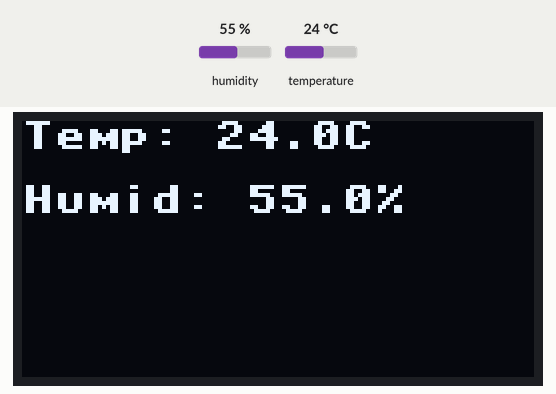
Bench run of a program on a simulated MicroPython board. Parts: 128×64 one-colour display. The test bench sets the inputs (shaded band); at power-on: humidity 55 %, temperature 24 °C. No MQTT or app messages arrive unless stated; what the program prints to the serial console is not drawn.

Above: at 0.3 s.

The program:

1-sub_mqtt.py
```python
import machine
import dht
import time
import ujson
from machine import Pin, SoftI2C
import ssd1306
from umqtt.simple import MQTTClient

# Configuration
THINGSPEAK_MQTT_HOST = "mqtt3.thingspeak.com"
THINGSPEAK_MQTT_PORT = 1883
THINGSPEAK_CHANNEL_ID = "2924690"
THINGSPEAK_CLIENT_ID = "Bg0XHjAPKQkCHSkgFiMhKSM"
THINGSPEAK_USERNAME = "Bg0XHjAPKQkCHSkgFiMhKSM"
THINGSPEAK_MQTT_API_KEY = "CqKhgX8+HEKk6u1I6G4EtrLR"

DHT_PIN = 4
CHECK_INTERVAL = 20

# MQTT topic format: channels/<channel_id>/publish
MQTT_TOPIC = f"channels/{THINGSPEAK_CHANNEL_ID}/publish"

# Initialize hardware
dht_sensor = dht.DHT11(Pin(DHT_PIN))
i2c = SoftI2C(scl=Pin(9), sda=Pin(8))
oled = ssd1306.SSD1306_I2C(128, 64, i2c)

def read_sensor():
    try:
        dht_sensor.measure()
        temp = dht_sensor.temperature()
        humidity = dht_sensor.humidity()
        return temp, humidity
    except Exception as e:
        print("Sensor read error:", e)
        return None, None

def send_to_thingspeak_mqtt(client, temp, humidity):
    try:
        payload = f"field1={temp}&field2={humidity}"
        client.publish(MQTT_TOPIC, payload)
        print("Published to ThingSpeak via MQTT:", payload)
        return True
    except Exception as e:
        print("MQTT send error:", e)
        return False

def display_status(temp, humidity):
    oled.fill(0)
    oled.text(f"Temp: {temp:.1f}C", 0, 0)
    oled.text(f"Humid: {humidity:.1f}%", 0, 16)
    oled.show()

def connect_mqtt():
    try:
        client = MQTTClient(client_id=THINGSPEAK_CLIENT_ID,
                            server=THINGSPEAK_MQTT_HOST,
                            port=THINGSPEAK_MQTT_PORT,
                            user=THINGSPEAK_USERNAME,
                            password=THINGSPEAK_MQTT_API_KEY)
        client.connect()
        print("Connected to ThingSpeak MQTT")
        return client
    except Exception as e:
        print("MQTT connection error:", e)
        return None

def main():
    oled.fill(0)
    oled.text("IoT Monitor", 0, 0)
    oled.text("Booting...", 0, 16)
    oled.show()
    print("IoT Monitoring...")
    print("Booting...")

    client = connect_mqtt()
    if not client:
        print("Failed to connect to MQTT broker. Rebooting...")
        machine.reset()

    while True:
        temp, humidity = read_sensor()
        if temp is None or humidity is None:
            print("Failed to read sensor data. Retrying...")
            time.sleep(2)
            continue

        send_success = send_to_thingspeak_mqtt(client, temp, humidity)
        display_status(temp, humidity)
        print(temp, humidity)

        print(f"Waiting {CHECK_INTERVAL} seconds")
        time.sleep(CHECK_INTERVAL)

if __name__ == "__main__":
    main()
```
